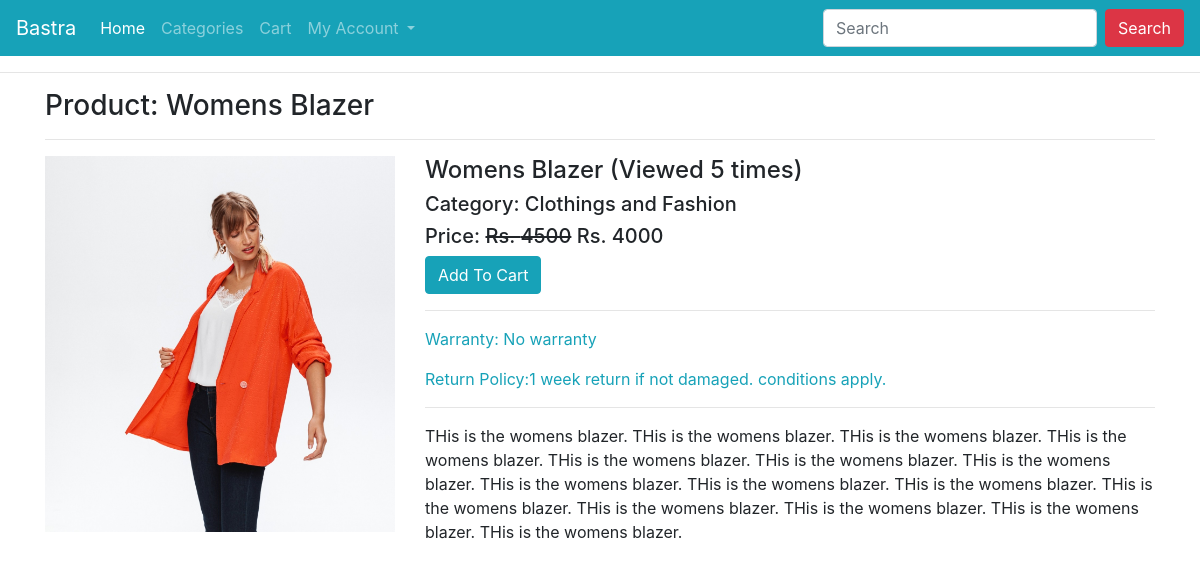
The page /product/womens-blazer/ on the database as committed earlier.
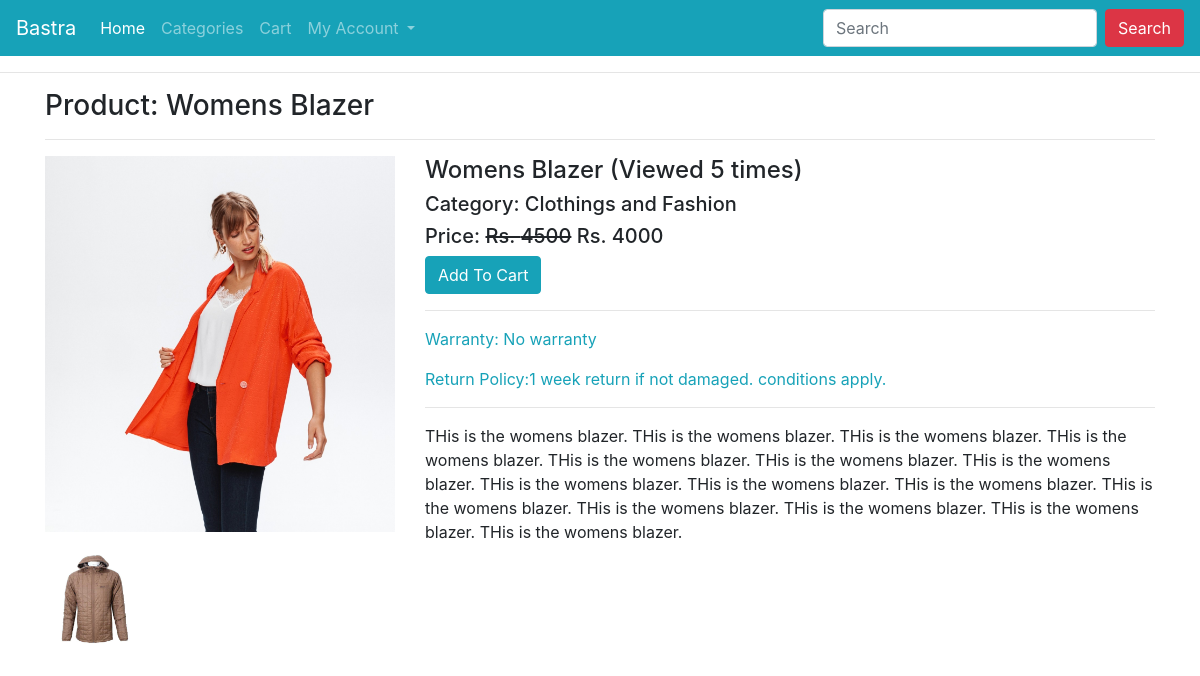
The same page on the database as committed later.
### ecomapp/models.py (models this page shows, shortened)
class ProductImage(models.Model):
    product = models.ForeignKey(Product, on_delete=models.CASCADE)
    image = models.ImageField(upload_to="products/images/")

### ecomapp/views.py (the view)
# urls.py: path("product/<slug:slug>/", ProductDetailView.as_view(), name="productdetail"),
class ProductDetailView(EcomMixin, TemplateView):
    template_name = "productdetail.html"
    def get_context_data(self, **kwargs):
        context = super().get_context_data(**kwargs)
        url_slug = self.kwargs['slug']
        product = Product.objects.get(slug=url_slug)
        product.view_count += 1
        product.save()
        context['product'] = product
        return context

### ecomapp/models.py (called while the page is built)
    def __str__(self):
        return self.title

### ecomapp/views.py (called while the page is built)
    def dispatch(self, request, *args, **kwargs):
        cart_id = request.session.get("cart_id")
        if cart_id:
            cart_obj = Cart.objects.get(id=cart_id)
            if request.user.is_authenticated and request.user.customer:
                cart_obj.customer = request.user.customer
                cart_obj.save()
        return super().dispatch(request, *args, **kwargs)

### templates/productdetail.html (shortened to what this page needs)
{% extends 'base.html' %}
{% block content %}
<div class="container">
    <h3>Product: {{product.title}}</h3><hr>
    <div class="row">
        <div class="col-md-4">
            <img src="{{product.image.url}}" alt="" class="img-fluid">
            <div class="row">
                {% for pi in product.productimage_set.all %}
                <div class="col-md-4 p-3">
                    <a href="{{pi.image.url}}" target="_blank">
                        <img src="{{pi.image.url}}" class="img-fluid" style="height: 100px; object-fit: contain;" alt="">
                    </a>
                </div>
                {% endfor %}
            </div>
        </div>
        <div class="col-md-8">
            <h4>{{product.title}} (Viewed {{product.view_count}} times)</h4>
            <h5>Category: {{product.category}}</h5>
            <h5>Price: <strike>Rs. {{product.marked_price}}</strike> Rs. {{product.selling_price}}</h5>
            <a href="{% url 'ecomapp:addtocart' product.id %}" class="btn btn-info">Add To Cart</a>
            <hr>
            <p class="text-info">Warranty: {{product.warranty}}</p>
            <p class="text-info">Return Policy:{{product.return_policy}}</p>
            <hr>
            <p>{{product.description}}</p>
        </div>
    </div>
</div>
{% endblock %}

Rows that differ between the two databases and show on the page:
now on this page (row edited): ProductImage: image (picture)
